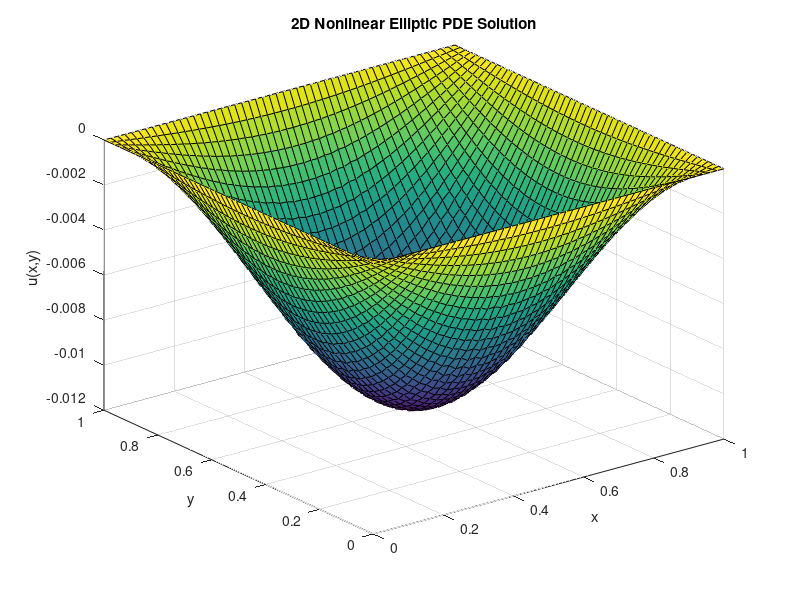
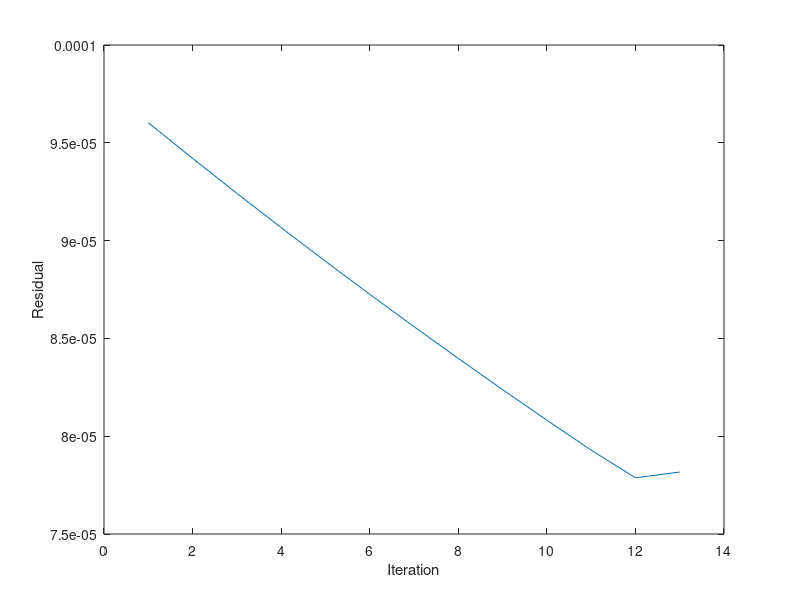

Recreate these plots in MATLAB, in order.
clear
% MATLAB code to solve a 2D nonlinear elliptic PDE using fixed-point iteration and finite differences

% Problem: Solve -div(a(u) grad(u)) = f in a unit square domain with Dirichlet boundary conditions

% Parameters
N = 50;                   % Number of grid points in each direction
h = 1/(N+1);              % Grid spacing
x = linspace(0, 1, N+2);  % Grid points including boundaries
y = linspace(0, 1, N+2);
omega = 10;               % Ralaxization parameter

% Source term f(x, y) and nonlinear coefficient a(u)
f = @(x, y) sin(pi*x).*sin(pi*y);    % Example source function
a = @(u) 1 + u.^2;                   % Nonlinear coefficient

% Initialization
u = zeros(N+2, N+2);      % Solution initialized to zero
u_new = zeros(N+2, N+2);  % Placeholder for updates

% Boundary conditions
u(1, :) = 0;              % u = 0 on bottom boundary
u(:, 1) = 0;              % u = 0 on left boundary
u(end, :) = 0;            % u = 0 on top boundary
u(:, end) = 0;            % u = 0 on right boundary

% Iteration parameters
tol = 1e-6;               % Convergence tolerance
max_iter = 1000;          % Maximum iterations
iter = 0;
err = 100;
min_err = Inf;
err_list = [];

% Fixed-point iteration
while err > tol && iter < max_iter && err < min_err
    min_err = err;
    for i = 2:N+1
        for j = 2:N+1
            % Compute coefficients based on current values of u
            aE = a(0.5 * (u(i+1, j) + u(i, j)));
            aW = a(0.5 * (u(i-1, j) + u(i, j)));
            aN = a(0.5 * (u(i, j+1) + u(i, j)));
            aS = a(0.5 * (u(i, j-1) + u(i, j)));

            % Fixed-point update based on finite differences
            u_new(i, j) = (1/(aE + aW + aN + aS)) * ( ...
                aE * u(i+1, j) + aW * u(i-1, j) + ...
                aN * u(i, j+1) + aS * u(i, j-1) - h^2 * f(x(i), y(j)));
        end
    end
    
    % Compute error and update
    err = max(max(abs(u_new - u)));
    err_list = [err_list, err];
    %u = u_new;
    u = u + omega*(u_new - u);
    iter = iter + 1;
end

% Display results
fprintf('Converged in %d iterations with error %.2e\n', iter, err);
[X, Y] = meshgrid(x, y);
figure()
surf(X, Y, u);
xlabel('x'); ylabel('y'); zlabel('u(x,y)'); title('2D Nonlinear Elliptic PDE Solution');

%%
figure();
plot(1:iter, err_list);
xlabel('Iteration'); ylabel('Residual');
